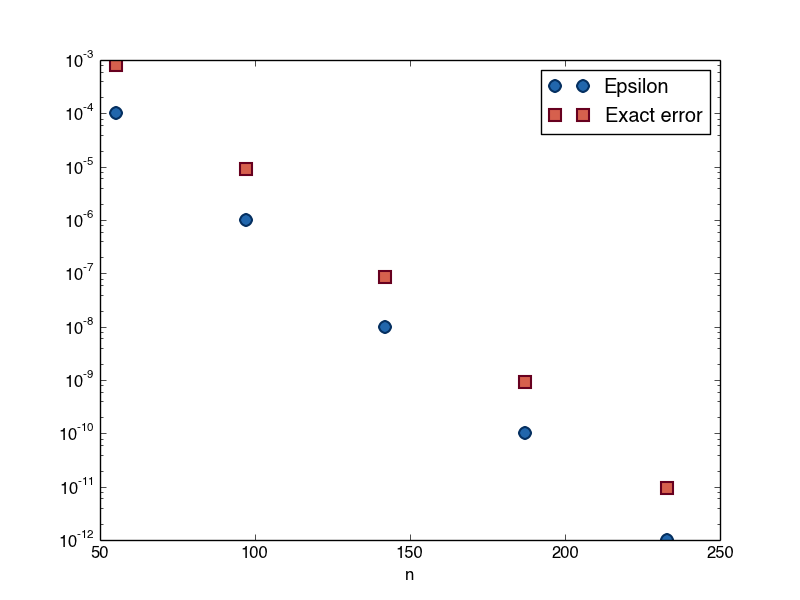

The script that drew this image:
# Exercise 6.11
import matplotlib.pyplot as plt

infile = open('lnsum.dat', 'r')
lines = []
for line in infile:
    if line.find('epsilon') != -1:
        lines.append(line)
infile.close()

data = {'epsilon': [], 'exact error': [], 'n': []}
for line in lines:
    errorinfo = line.split(',')
    data['epsilon'].append(float(errorinfo[0].split(':')[-1]))
    data['exact error'].append(float(errorinfo[1].split(':')[-1]))
    data['n'].append(float(errorinfo[2].split('=')[-1]))

plt.plot(data['n'], data['epsilon'], 'o',
         markerfacecolor='#2166ac',
         markeredgecolor='#053061',
         markersize=8,
         markeredgewidth=1.5)
plt.plot(data['n'], data['exact error'], 's',
         markerfacecolor='#d6604d',
         markeredgecolor='#67001f',
         markersize=8,
         markeredgewidth=1.5)
plt.xlabel('n')
plt.yscale('log')
plt.legend(['Epsilon', 'Exact error'])
plt.show()
